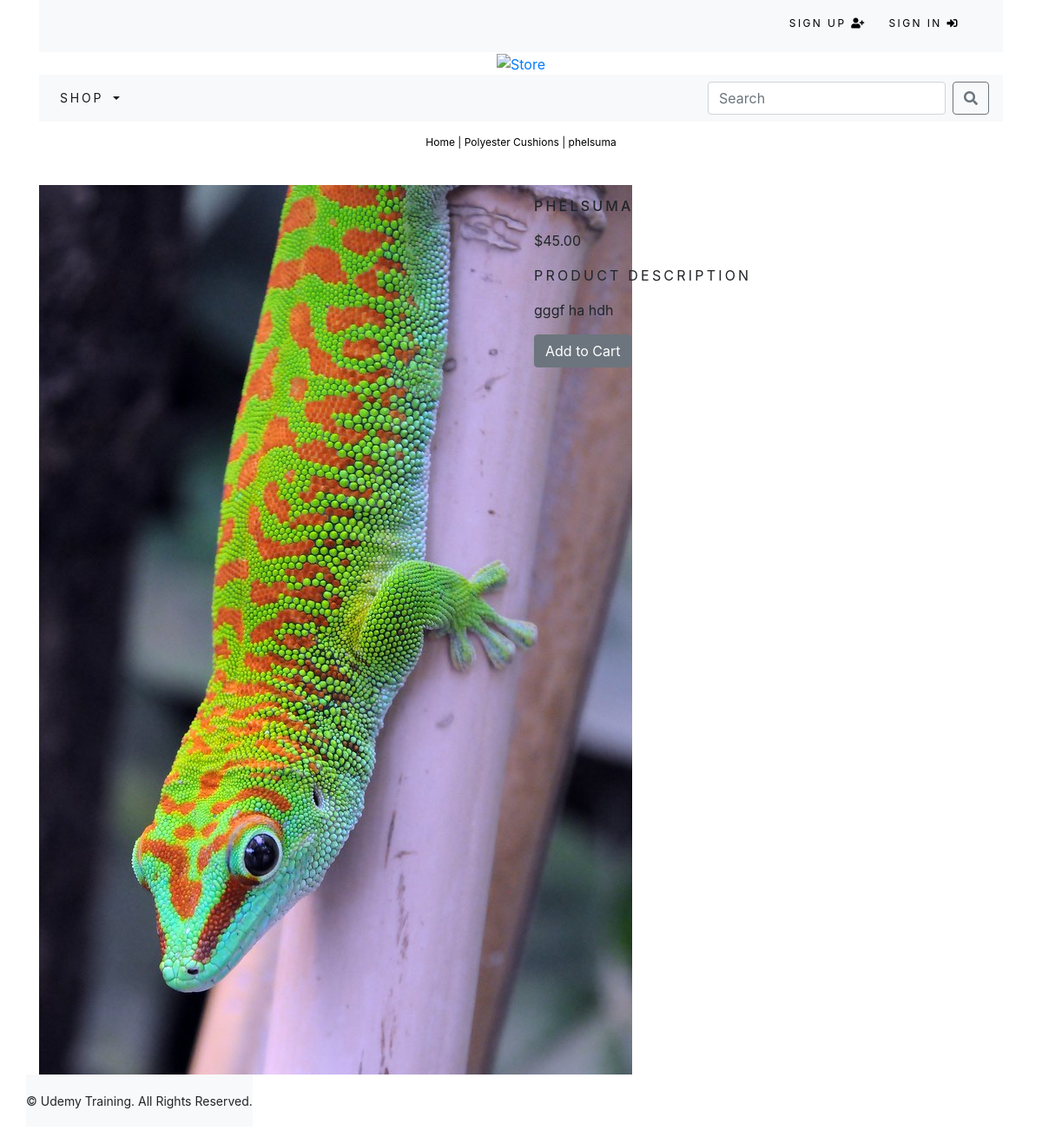
/shop/Polyester-Cushions/phelsuma/, run on an earlier commit of the app's database.
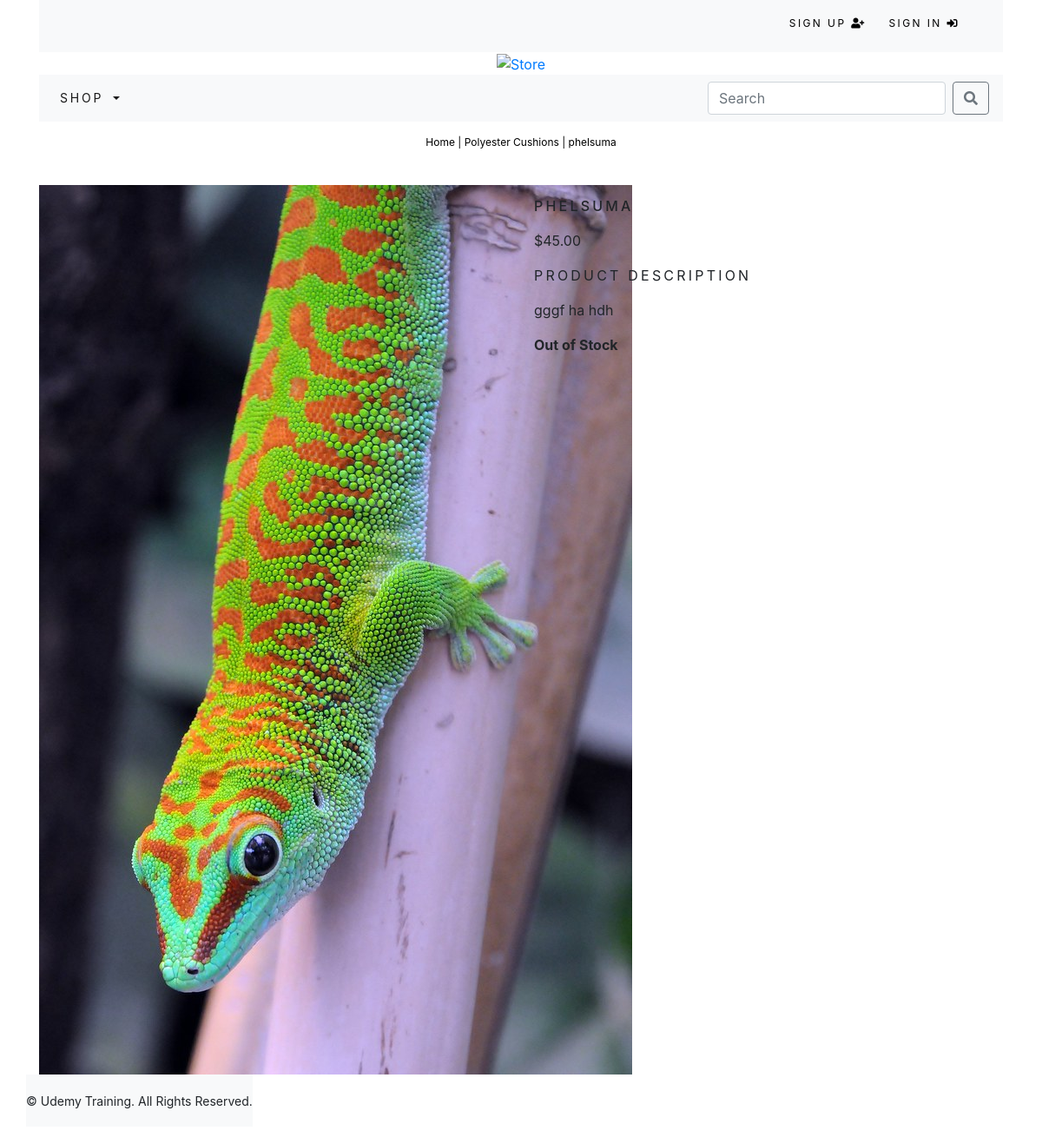
And on a later commit of the database.
### shop/views.py (the view)
# urls.py: path('<slug:c_slug>/<slug:product_slug>/', views.ProdCatDetail, name='ProdCatDetail'),
def ProdCatDetail(request,c_slug,product_slug):
	try:
		product = Product.objects.get(category__slug=c_slug,slug=product_slug)
	except Exception as e:
		raise e
	return render(request,'shop/product.html', {'product':product})

### cart/context_processors.py (called while the page is built)
def counter(request):
    item_count = 0
    if 'admin' in request.path:
        return {}
    else:
        try:
            cart = Cart.objects.filter(cart_id=_cart_id(request))
            cart_items = CartItem.objects.all().filter(cart=cart[:1])
            for cart_item in cart_items:
                item_count += cart_item.quantity
        except Cart.DoesNotExist:
            item_count = 0
    return dict(item_count = item_count)

### cart/views.py (called while the page is built)
def _cart_id(request):
	cart = request.session.session_key
	if not cart:
		cart = request.session.create()
	return cart

### shop/context_processors.py (called while the page is built)
def menu_links(request):
        links = Category.objects.all()
        return dict(links=links)

### shop/models.py (called while the page is built)
	def get_url(self):
		return reverse('shop:products_by_category', args=[self.slug])

	def __str__(self):
		return '{}'.format(self.name)

### shop/templates/shop/product.html (shortened to what this page needs)
{% extends "base.html" %}
{% load staticfiles %}
{% block content %}
	<div class="row my_prod_row_class">
		<div class="mx-auto">
			<p><a href="{% url 'shop:allProdCat' %}">Home</a> | <a href="{{ product.category.get_url }}">{{ product.category }}</a> | {{ product.name }}</p>
		</div>
		<div class="container">
			<br>
			<div class="row">
				<div class="col-12 col-sm-12 col-md-12 col-lg-6 text-center">
					<div div style="min-width: 18rem">
						<img src="{{product.image.url}}" alt="{{product.name}}">
					</div>
				</div>
				<div class="col-12 col-sm-12 col-md-12 col-lg-6">
					<div>
						<h1 class="my_prod_title">{{product.name}}</h1>
						<p>${{product.price}}</p>
						<p class="my_title">Product Description</p>
						<p class="text-justify my_prod_text">{{product.description}}</p>
						{% if product.stock <= 0 %}
							<p class="text-justify my_prod_text"><b>Out of Stock</b></p>
						{% else %}
							<a class= "btn btn-secondary" href="{% url 'cart:add_cart' product.id %}">Add to Cart</a>
						{% endif %}
			</div>
		</div>
	</div>
{% endblock %}

What changed in the data, as far as the page shows it:
changed Product "PHELSUMA": stock 1 → 0 (drawn)
Also different on the page:
text no longer shown: "Add to Cart"
text now shown: "Out of Stock"
